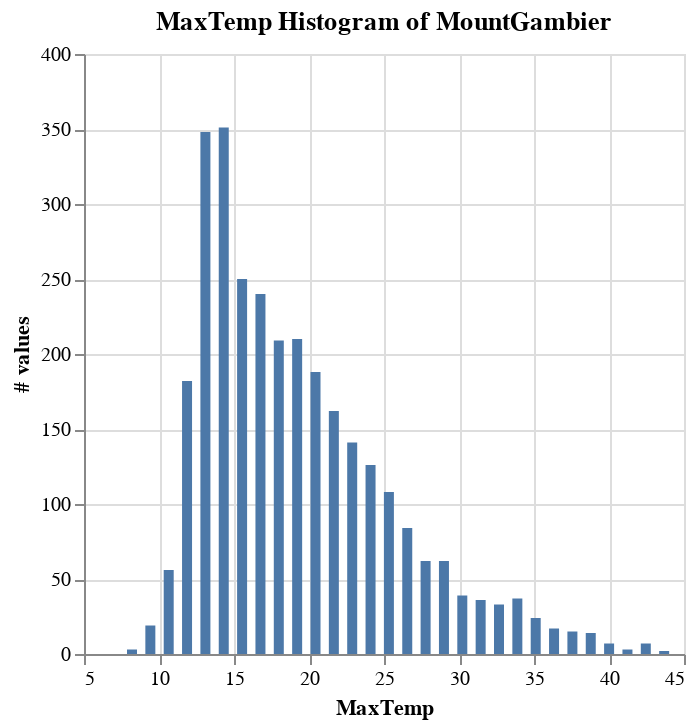

The code cell stored with this chart in its notebook:
### Code cell
%chart x=Minvalue, y=CountOfValues, title="MaxTemp Histogram of MountGambier", labelx=MaxTemp, labely=# values
